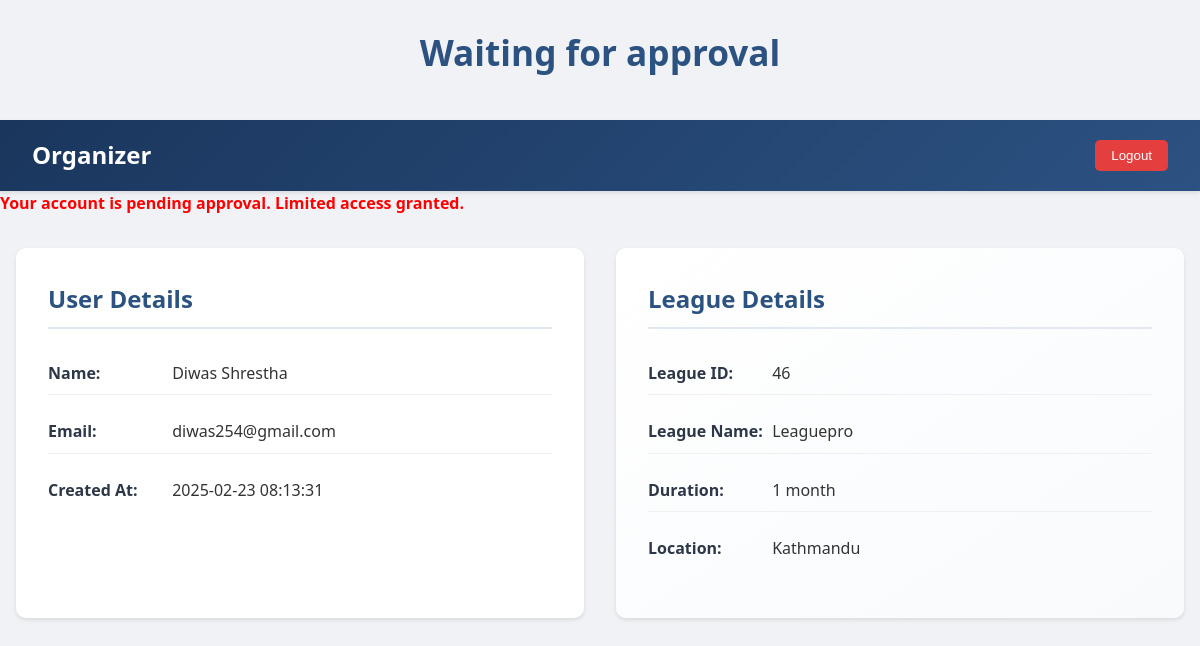
Screenshot of /pages/limited_dashboard.php (signed in) with the database file from the repository.
### tables this page shows
CREATE TABLE `user` (
  `userId` int(11) NOT NULL,
  `name` varchar(100) NOT NULL,
  `email` varchar(100) NOT NULL,
  `password` varchar(255) NOT NULL,
  `created_at` timestamp NOT NULL DEFAULT current_timestamp(),
  `status` enum('pending','approved','denied') DEFAULT 'pending'
);

CREATE TABLE `league` (
  `league_id` int(11) NOT NULL,
  `league_name` varchar(100) DEFAULT NULL,
  `userId` int(11) NOT NULL,
  `start_date` int(11) DEFAULT NULL,
  `end_date` int(11) DEFAULT NULL,
  `status` varchar(20) DEFAULT 'pending',
  `duration` int(11) NOT NULL,
  `max_teams` int(11) NOT NULL,
  `location` varchar(50) DEFAULT NULL
);

### pages/limited_dashboard.php (the view, shortened to what this page needs)
<?php
require 'db_connection.php';
$userId = $_SESSION['userId'];
$stmt = $conn->prepare("SELECT userId, name, email, created_at, status FROM user WHERE userId = ?");
$stmt->bind_param("i", $userId);
$stmt->execute();
$result = $stmt->get_result();
if ($result->num_rows > 0) {
    $user = $result->fetch_assoc();
} else {
    session_destroy();
    header("Location: login.php");
    exit();
}
$league_stmt = $conn->prepare("SELECT league_id, league_name, duration, location FROM league WHERE userId = ?");
$league_stmt->bind_param("i", $userId);
$league_stmt->execute();
$league_result = $league_stmt->get_result();
$league = $league_result->fetch_assoc();
?>
<!DOCTYPE html>
<html lang="en">
<head>
    <link rel="stylesheet" href="../assests/css/dashboardstyle.css">
</head>
<body>
    <h1>Waiting for approval</h1>
    <nav class="navbar">
        <a href="#" class="logo">Organizer</a>
        <ul id="nav-links">
            <li>
                <form action="logout.php" method="post" style="display:inline;">
                    <button type="submit" class="logout-btn">Logout</button>
                </form>
            </li>
        </ul>
    </nav>
    <p style="color: red; font-weight: bold;">Your account is pending approval. Limited access granted.</p>
    <div class="details-container">
        <div class="details-section">
            <h2>User Details</h2>
            <p><strong>Name:</strong> <?php echo htmlspecialchars($user['name']); ?></p>
            <p><strong>Email:</strong> <?php echo htmlspecialchars($user['email']); ?></p>
            <p><strong>Created At:</strong> <?php echo htmlspecialchars($user['created_at']); ?></p>
        </div>
        <div class="details-section league-details">
            <h2>League Details</h2>
            <?php if ($league): ?>
            <p><strong>League ID:</strong> <?php echo htmlspecialchars($league['league_id']); ?></p>
            <p><strong>League Name:</strong> <?php echo htmlspecialchars($league['league_name']); ?></p>
            <p><strong>Duration:</strong> <?php echo htmlspecialchars($league['duration']); ?> month</p>
            <p><strong>Location:</strong> <?php echo htmlspecialchars($league['location']); ?></p>
            <?php else: ?>
            <p>No league details available.</p>
            <?php endif; ?>
        </div>
    </div>
</body>
</html>

### assests/css/dashboardstyle.css (style rules this page uses)
* { margin: 0; padding: 0; box-sizing: border-box; }
body { font-family: 'Segoe UI', Tahoma, Geneva, Verdana, sans-serif; background-color: #f0f2f5; color: #333; line-height: 1.6; }
h1 { text-align: center; color: #2c5282; padding: 1.5rem; font-size: 2.2rem; margin-bottom: 1rem; }
.navbar { background: linear-gradient(135deg, #1a365d 0%, #2c5282 100%); padding: 1rem 2rem; display: flex; justify-content: space-between; align-items: center; position: sticky; top: 0; z-index: 1000; box-shadow: 0 2px 4px rgba(0, 0, 0, 0.1); }
.navbar .logo { color: white; text-decoration: none; font-size: 1.5rem; font-weight: bold; }
#nav-links { display: flex; list-style: none; gap: 2rem; align-items: center; }
.logout-btn { background-color: #e53e3e; color: white; border: none; padding: 0.5rem 1rem; border-radius: 5px; cursor: pointer; transition: all 0.3s ease; }
.details-container { max-width: 1200px; margin: 2rem auto; padding: 0 1rem; display: grid; grid-template-columns: repeat(auto-fit, minmax(300px, 1fr)); gap: 2rem; }
.details-section { background: white; padding: 2rem; border-radius: 10px; box-shadow: 0 2px 4px rgba(0, 0, 0, 0.1); transition: transform 0.3s ease; }
.details-section h2 { color: #2c5282; margin-bottom: 1.5rem; padding-bottom: 0.5rem; border-bottom: 2px solid #e2e8f0; }
.details-section p { margin-bottom: 1rem; padding: 0.5rem 0; border-bottom: 1px solid #f0f0f0; }
.details-section p:last-child { border-bottom: none; }
.details-section strong { color: #2d3748; min-width: 120px; display: inline-block; }
.league-details { background: linear-gradient(to bottom right, #ffffff, #f8fafc); }
.details-section { animation: fadeIn 0.5s ease-out; }

### rows the page displays
user: name "Diwas Shrestha", email "diwas254@gmail.com", created_at "2025-02-23 08:13:31"
league: league_id "46", league_name "Leaguepro", duration "1", location "Kathmandu"
